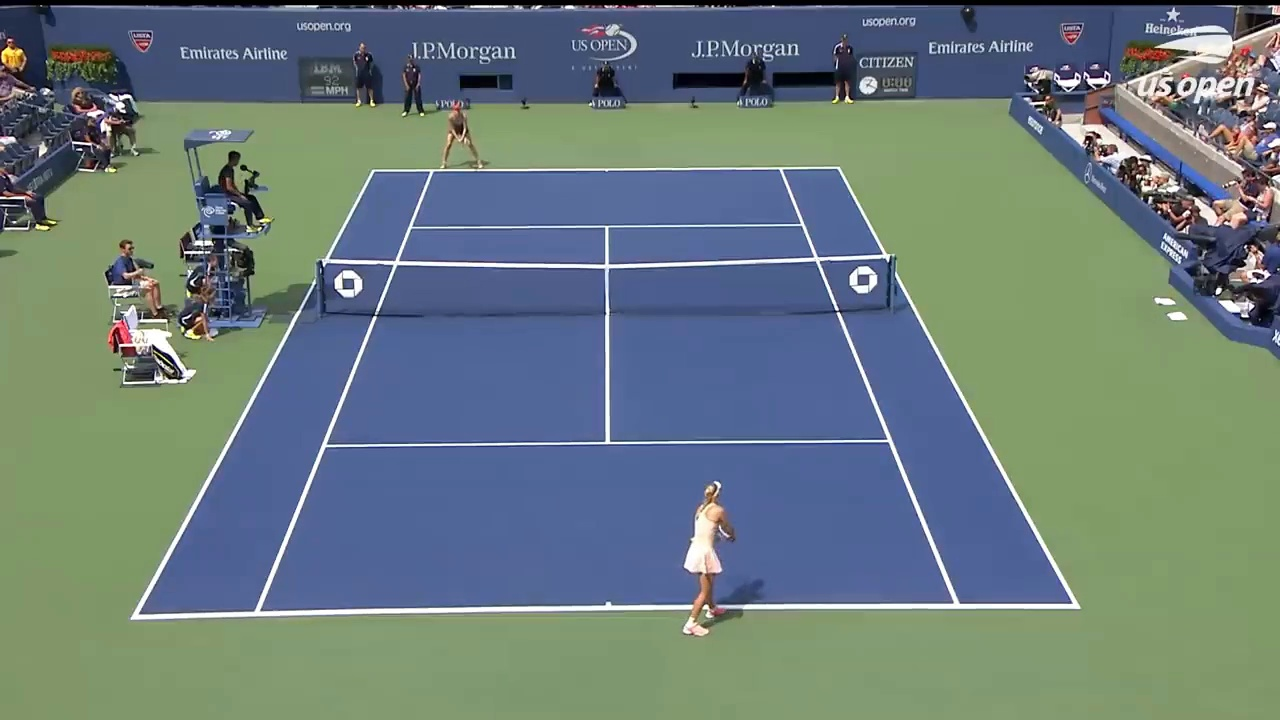
#> input picture court_reference.jpg, 1280 x 720 px
$ python bird_view_test.py
#> lines starting #> are read from the running program, lines starting #| are printed output that depends on the picture; after the words box and inside, x2 and y2 are one past the last pixel; in counts of white or black regions, pixels touching at a corner belong together
#!/usr/bin/env python3
# -*- coding: utf-8 -*-
"""
Created on Sat Dec 25 18:09:29 2021

@author: keshav
"""

"""
Test file to observe the working of imutils.perspective.four_point_transform
"""

from imutils import perspective
import numpy as np
import cv2

#%%

import pickle
with open('court_points_sorted.pkl','rb') as f:
#> (reads court_points_sorted.pkl from the repository)
    court_points_sorted = pickle.load(f)

# [8 lines of commented-out code are left out]

extended_court_points = []
for i,p in enumerate(court_points_sorted):
    if i==0:
        p2 = (int(p[0]/1.60),int(p[1]*1.4))
    elif i==1:
        p2 = (int(p[0]/1.60),int(p[1]/1.85))
    elif i==2:
        p2 = (int(p[0]*1.15),int(p[1]/1.85))
    elif i==3:
        p2 = (int(p[0]*1.15),int(p[1]*1.4))
    extended_court_points.append(p2)
# load the notecard code image, clone it, and initialize the 4 points
# that correspond to the 4 corners of the notecard

#%%

extended_court_points2 = [extended_court_points[i] for i in [1,2,3,0]]

#%%

img = cv2.imread("court_reference.jpg")
#> img is the input picture: shape (720, 1280, 3); mean B, G, R 123.8, 124.5, 107
clone = img.copy()

#%%

# pts = np.array([(73, 239), (356, 117), (475, 265), (187, 443)])
pts = np.array(extended_court_points2)

# loop over the points and draw them on the cloned image
for (x, y) in pts:
    cv2.circle(clone, (x, y), 5, (0, 255, 0), -1)
#> clone: shape (720, 1280, 3); 0.02% of pixels changed, all inside (x1, y1, x2, y2) = (228, 85, 968, 97)

# apply the four point tranform to obtain a "birds eye view" of
# the notecard
warped = perspective.four_point_transform(img, pts)
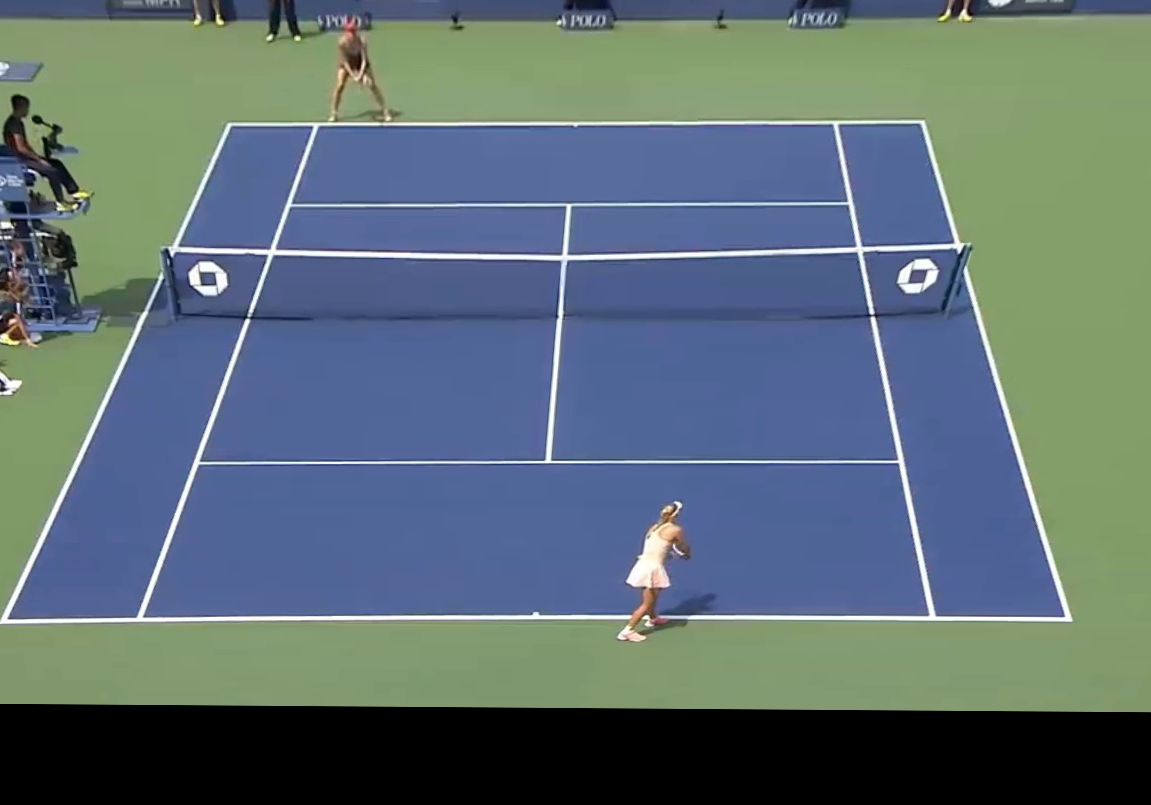
#> warped: shape (805, 1151, 3); mean B, G, R 117.1, 111.4, 93.8

#%%

cv2.imwrite('warped.jpg',warped)

#%%

#%%

img = cv2.imread("warped.jpg")
#> img: shape (805, 1151, 3)
clone = img.copy()

pts = np.array([(0, 620), (243, 1), (908, 1), (1070, 617)])
# pts = np.array(extended_court_points2)

# loop over the points and draw them on the cloned image
for (x, y) in pts:
    cv2.circle(clone, (x, y), 5, (0, 255, 0), -1)
#> clone: shape (805, 1151, 3)

# apply the four point tranform to obtain a "birds eye view" of
# the notecard
warped = perspective.four_point_transform(img, pts)
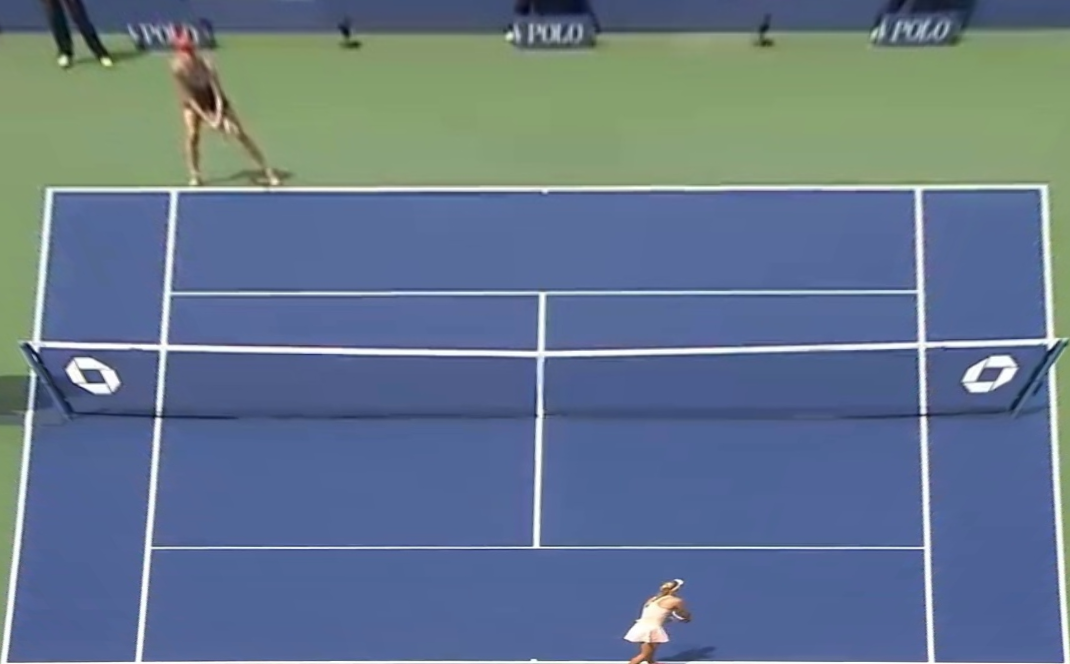
#> warped: shape (664, 1070, 3); mean B, G, R 140.9, 119.5, 100.8

cv2.imwrite('warped2.jpg',warped)

#%%

# show the original and warped images
cv2.imshow("Original", clone)
cv2.imshow("Warped", warped)
cv2.waitKey(0)
